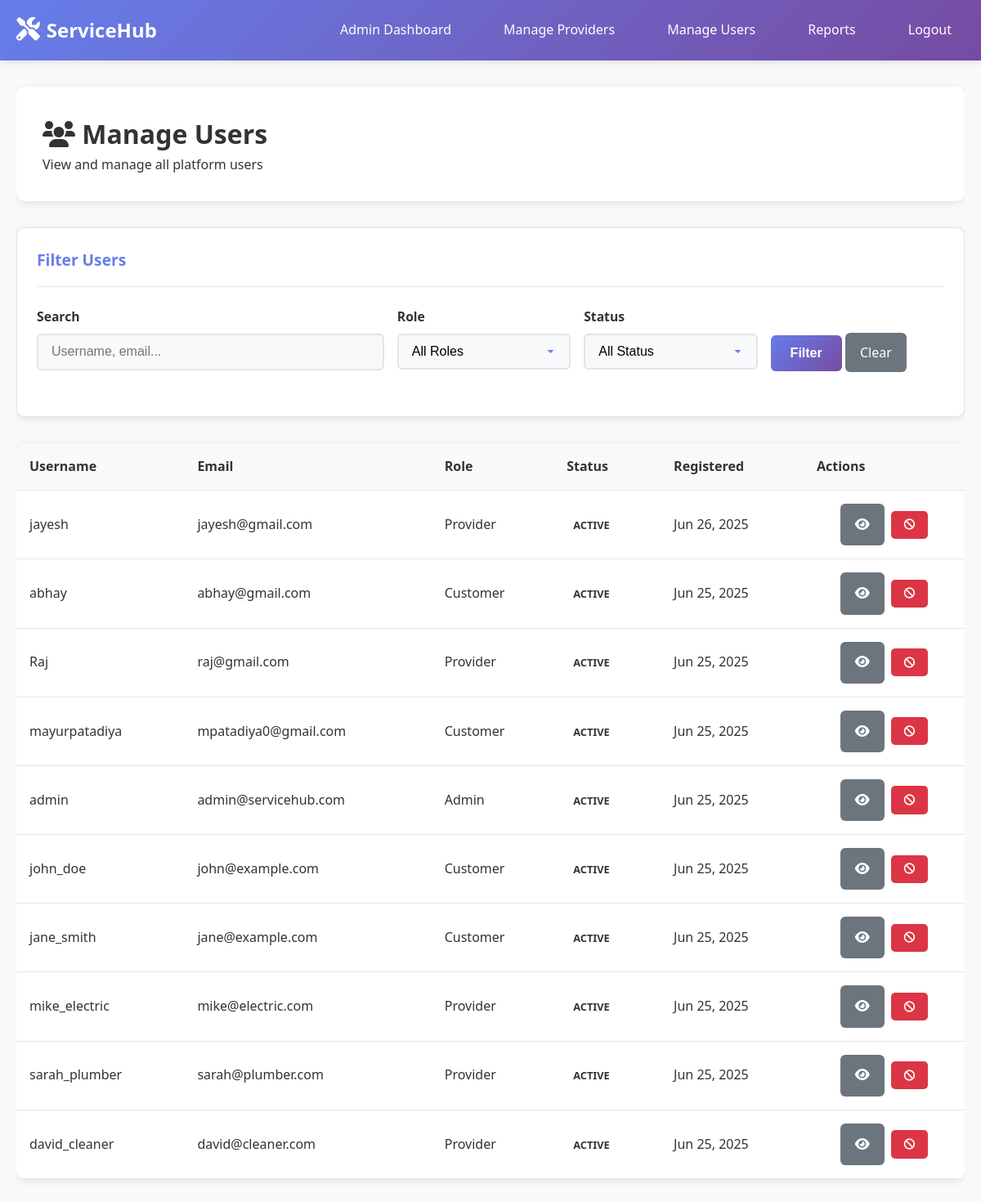
The page /admin/users.php (signed in) on the database its author committed.
### tables this page shows
CREATE TABLE `users` (
  `id` int(11) NOT NULL,
  `username` varchar(50) NOT NULL,
  `email` varchar(100) NOT NULL,
  `password` varchar(255) NOT NULL,
  `role` enum('admin','provider','customer') NOT NULL DEFAULT 'customer',
  `status` enum('active','inactive','suspended') NOT NULL DEFAULT 'active',
  `profile_image` varchar(255) DEFAULT NULL,
  `phone` varchar(20) DEFAULT NULL,
  `address` text DEFAULT NULL,
  `created_at` timestamp NOT NULL DEFAULT current_timestamp(),
  `updated_at` timestamp NOT NULL DEFAULT current_timestamp() ON UPDATE current_timestamp()
);

### includes/functions.php (called while the page is built, shortened)
<?php
function format_date($date) {
    return date('M j, Y', strtotime($date));
}
?>

### admin/users.php (the view, shortened to what this page needs)
<?php
require_once '../config/database.php';
require_once '../includes/functions.php';
$role_filter = isset($_GET['role']) ? sanitize_input($_GET['role']) : '';
$status_filter = isset($_GET['status']) ? sanitize_input($_GET['status']) : '';
$search = isset($_GET['search']) ? sanitize_input($_GET['search']) : '';
$page = isset($_GET['page']) ? intval($_GET['page']) : 1;
$per_page = 20;
$offset = ($page - 1) * $per_page;
$where_conditions = ["1=1"];
$params = [];
$param_types = '';
$where_clause = implode(' AND ', $where_conditions);
$query = "SELECT * FROM users WHERE $where_clause ORDER BY created_at DESC LIMIT ? OFFSET ?";
$params[] = $per_page;
$params[] = $offset;
$param_types .= 'ii';
$stmt = mysqli_prepare($conn, $query);
if (!empty($param_types)) {
    mysqli_stmt_bind_param($stmt, $param_types, ...$params);
}
mysqli_stmt_execute($stmt);
$result = mysqli_stmt_get_result($stmt);
$role_options = [
    '' => 'All Roles',
    'admin' => 'Admin',
    'provider' => 'Provider',
    'customer' => 'Customer'
];
$status_options = [
    '' => 'All Status',
    'active' => 'Active',
    'inactive' => 'Inactive',
    'suspended' => 'Suspended'
];
?>
<!DOCTYPE html>
<html lang="en">
<head>
    <link rel="stylesheet" href="../assets/css/style.css">
    <link href="https://cdnjs.cloudflare.com/ajax/libs/font-awesome/6.0.0/css/all.min.css" rel="stylesheet">
</head>
<body>
    <nav class="navbar">
        <div class="nav-container">
            <div class="nav-logo">
                <a href="../index.php">
                    <i class="fas fa-tools"></i>
                    <span>ServiceHub</span>
                </a>
            </div>
            <div class="nav-menu">
                <a href="dashboard.php" class="nav-link">Admin Dashboard</a>
                <a href="providers.php" class="nav-link">Manage Providers</a>
                <a href="users.php" class="nav-link active">Manage Users</a>
                <a href="reports.php" class="nav-link">Reports</a>
                <a href="../auth/logout.php" class="nav-link">Logout</a>
            </div>
        </div>
    </nav>
    <div class="container">
        <div class="dashboard">
            <div class="dashboard-header">
                <h1><i class="fas fa-users"></i> Manage Users</h1>
                <p>View and manage all platform users</p>
            </div>
            <div class="filter-section" id="filter-section">
                <div class="filter-header">
                    <h3>Filter Users</h3>
                </div>
                <form method="GET" action="" class="filter-form" id="filter-form">
                    <div class="filter-row">
                        <div class="filter-group">
                            <label for="search">Search</label>
                            <input type="text" id="search" name="search" placeholder="Username, email..." value="<?php echo htmlspecialchars($search); ?>">
                        </div>
                        <div class="filter-group">
                            <label for="role">Role</label>
                            <select id="role" name="role">
                                <?php foreach ($role_options as $key => $value): ?>
                                    <option value="<?php echo $key; ?>" <?php echo $role_filter === $key ? 'selected' : ''; ?>><?php echo $value; ?></option>
                                <?php endforeach; ?>
                            </select>
                        </div>
                        <div class="filter-group">
                            <label for="status">Status</label>
                            <select id="status" name="status">
                                <?php foreach ($status_options as $key => $value): ?>
                                    <option value="<?php echo $key; ?>" <?php echo $status_filter === $key ? 'selected' : ''; ?>><?php echo $value; ?></option>
                                <?php endforeach; ?>
                            </select>
                        </div>
                        <div class="filter-group">
                            <button type="submit" class="btn-primary">Filter</button>
                            <a href="users.php" class="btn-secondary">Clear</a>
                        </div>
                    </div>
                </form>
            </div>
            <div class="table-container">
                <table>
                    <thead>
                        <tr>
                            <th>Username</th>
                            <th>Email</th>
                            <th>Role</th>
                            <th>Status</th>
                            <th>Registered</th>
                            <th>Actions</th>
                        </tr>
                    </thead>
                    <tbody>
                        <?php while ($user = mysqli_fetch_assoc($result)): ?>
                            <tr>
                                <td><?php echo htmlspecialchars($user['username']); ?></td>
                                <td><?php echo htmlspecialchars($user['email']); ?></td>
                                <td><?php echo ucfirst($user['role']); ?></td>
                                <td>
                                    <span class="status-badge status-<?php echo $user['status']; ?>">
                                        <?php echo ucfirst($user['status']); ?>
                                    </span>
                                </td>
                                <td><?php echo format_date($user['created_at']); ?></td>
                                <td>
                                    <div class="action-buttons">
                                        <a href="user-details.php?id=<?php echo $user['id'];  ?>" class="btn-secondary btn-sm" title="View Details">
                                            <i class="fas fa-eye"></i>
                                        </a>
                                        <?php if ($user['status'] === 'active'): ?>
                                            <form method="POST" action="" style="display:inline;">
                                                <button type="submit" name="action" value="suspend" class="btn-danger btn-sm" title="Suspend" onclick="return confirm('Suspend this user?')">
                                                    <i class="fas fa-ban"></i>
                                                </button>
                                            </form>
                                        <?php endif; ?>
                                    </div>
                                </td>
                            </tr>
                        <?php endwhile; ?>
                    </tbody>
                </table>
            </div>
        </div>
    </div>
</body>
</html>

### rows shown on the page
users: username "jayesh", email "jayesh@gmail.com", role "Provider", status "ACTIVE", created_at "Jun 26, 2025"
users: username "abhay", email "abhay@gmail.com", role "Customer", status "ACTIVE", created_at "Jun 25, 2025"
users: username "Raj", email "raj@gmail.com", role "Provider", status "ACTIVE", created_at "Jun 25, 2025"
users: username "mayurpatadiya", email "mpatadiya0@gmail.com", role "Customer", status "ACTIVE", created_at "Jun 25, 2025"
users: username "admin", email "admin@servicehub.com", role "Admin", status "ACTIVE", created_at "Jun 25, 2025"
users: username "john_doe", email "john@example.com", role "Customer", status "ACTIVE", created_at "Jun 25, 2025"
users: username "jane_smith", email "jane@example.com", role "Customer", status "ACTIVE", created_at "Jun 25, 2025"
users: username "mike_electric", email "mike@electric.com", role "Provider", status "ACTIVE", created_at "Jun 25, 2025"
users: username "sarah_plumber", email "sarah@plumber.com", role "Provider", status "ACTIVE", created_at "Jun 25, 2025"
users: username "david_cleaner", email "david@cleaner.com", role "Provider", status "ACTIVE", created_at "Jun 25, 2025"

### other values the page prints
form field role "All Roles"
form field status "All Status"
